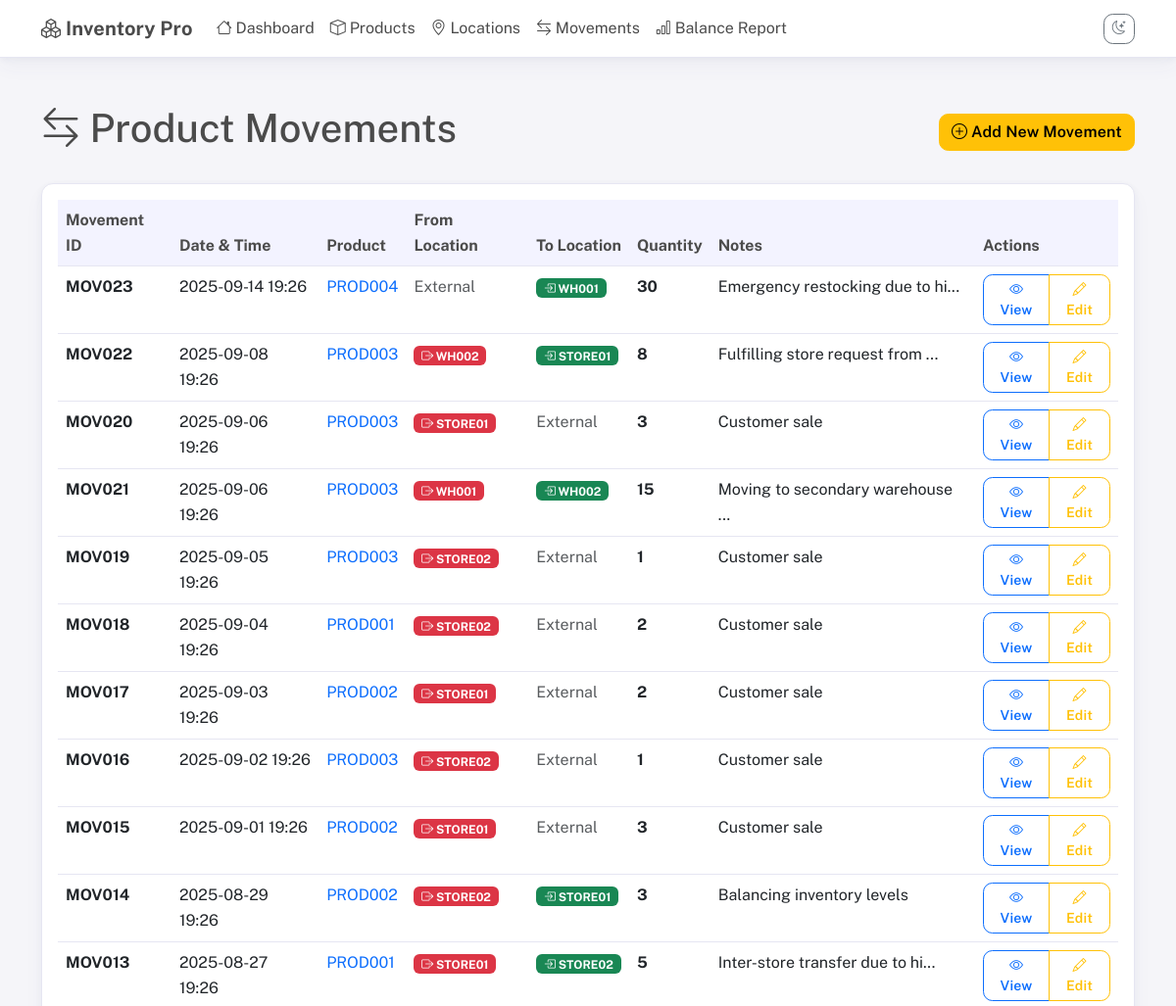
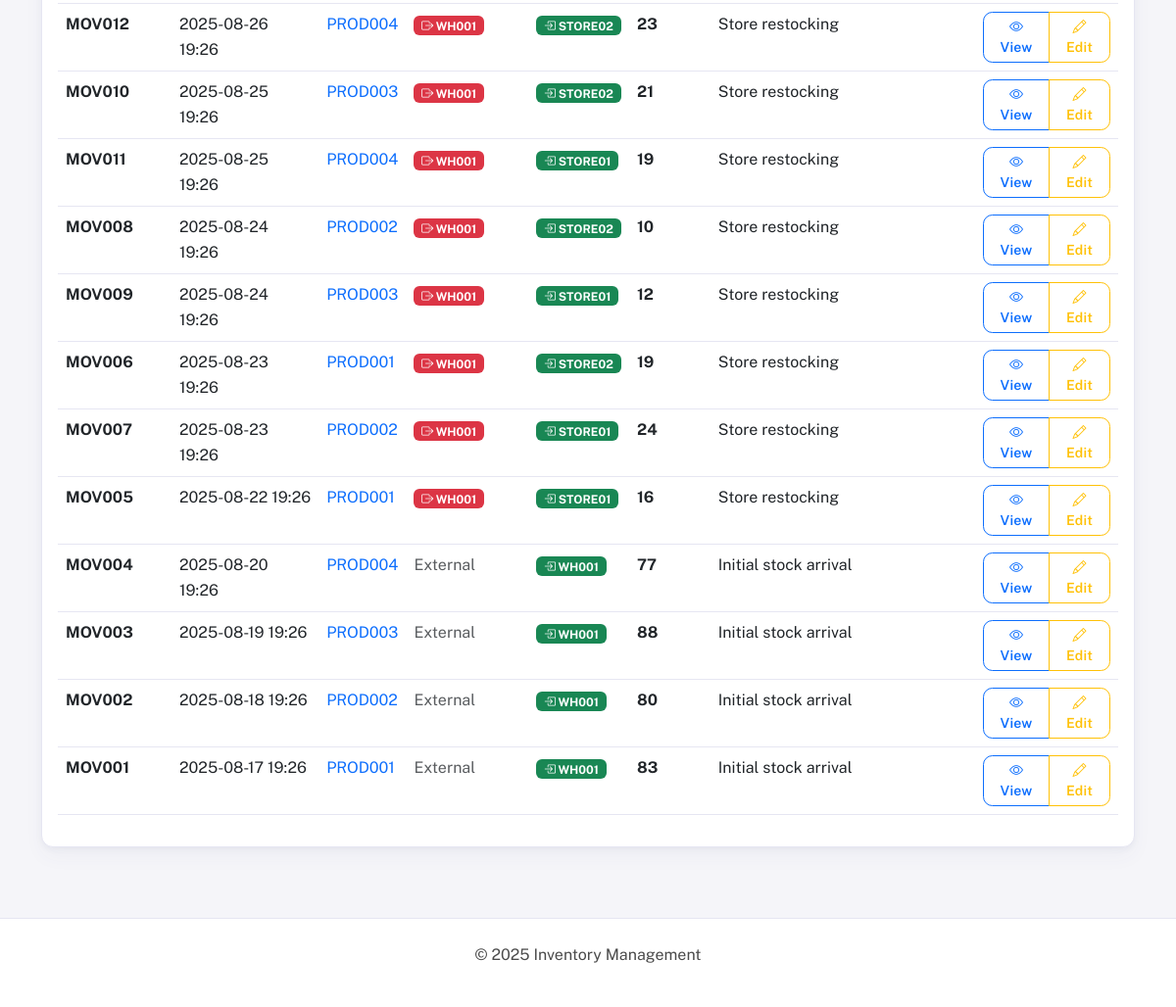
/movements, run on the app's committed database (2 pictures, top to bottom).
### app.py (models this page shows, shortened)
class ProductMovement(db.Model):
    movement_id = db.Column(db.String(50), primary_key=True)
    timestamp = db.Column(db.DateTime, default=datetime.utcnow, nullable=False)
    from_location = db.Column(db.String(50), db.ForeignKey('location.location_id'), nullable=True)
    to_location = db.Column(db.String(50), db.ForeignKey('location.location_id'), nullable=True)
    product_id = db.Column(db.String(50), db.ForeignKey('product.product_id'), nullable=False)
    qty = db.Column(db.Integer, nullable=False)
    notes = db.Column(db.Text)
    product = db.relationship('Product', backref='movements')
    from_loc = db.relationship('Location', foreign_keys=[from_location], backref='outgoing_movements')
    to_loc = db.relationship('Location', foreign_keys=[to_location], backref='incoming_movements')

### app.py (the view)
@app.route('/movements')
def movements():
    movements = ProductMovement.query.order_by(ProductMovement.timestamp.desc()).all()
    return render_template('movements.html', movements=movements)

### templates/movements.html (shortened to what this page needs)
{% extends "base.html" %}
{% block content %}
<div class="container mt-4">
    <div class="d-flex justify-content-between align-items-center mb-4">
        <h1><i class="bi bi-arrow-left-right"></i> Product Movements</h1>
        <a href="{{ url_for('add_movement') }}" class="btn btn-warning">
            <i class="bi bi-plus-circle"></i> Add New Movement
        </a>
    </div>
    {% if movements %}
    <div class="card">
        <div class="card-body">
            <div class="table-responsive">
                <table class="table table-hover">
                    <thead>
                        <tr>
                            <th>Movement ID</th>
                            <th>Date & Time</th>
                            <th>Product</th>
                            <th>From Location</th>
                            <th>To Location</th>
                            <th>Quantity</th>
                            <th>Notes</th>
                            <th>Actions</th>
                        </tr>
                    </thead>
                    <tbody>
                        {% for movement in movements %}
                        <tr>
                            <td><strong>{{ movement.movement_id }}</strong></td>
                            <td>{{ movement.timestamp.strftime('%Y-%m-%d %H:%M') }}</td>
                            <td>
                                <a href="{{ url_for('view_product', product_id=movement.product_id) }}" class="text-decoration-none">
                                    {{ movement.product_id }}
                                </a>
                            </td>
                            <td>
                                {% if movement.from_location %}
                                    <span class="badge bg-danger">
                                        <i class="bi bi-box-arrow-right"></i> {{ movement.from_location }}
                                    </span>
                                {% else %}
                                    <span class="text-muted">External</span>
                                {% endif %}
                            </td>
                            <td>
                                {% if movement.to_location %}
                                    <span class="badge bg-success">
                                        <i class="bi bi-box-arrow-in-right"></i> {{ movement.to_location }}
                                    </span>
                                {% else %}
                                    <span class="text-muted">External</span>
                                {% endif %}
                            </td>
                            <td><strong>{{ movement.qty }}</strong></td>
                            <td>{{ movement.notes[:30] if movement.notes else '-' }}{% if movement.notes and movement.notes|length > 30 %}...{% endif %}</td>
                            <td>
                                <div class="btn-group" role="group">
                                    <a href="{{ url_for('view_movement', movement_id=movement.movement_id) }}"
                                       class="btn btn-sm btn-outline-primary">
                                        <i class="bi bi-eye"></i> View
                                    </a>
                                    <a href="{{ url_for('edit_movement', movement_id=movement.movement_id) }}"
                                       class="btn btn-sm btn-outline-warning">
                                        <i class="bi bi-pencil"></i> Edit
                                    </a>
                                </div>
                            </td>
                        </tr>
                        {% endfor %}
                    </tbody>
                </table>
            </div>
        </div>
    </div>
    {% endif %}
</div>
{% endblock %}

### templates/base.html (shortened to what this page needs)
<!DOCTYPE html>
<html lang="en">
<head>
    <link href="https://cdn.jsdelivr.net/npm/bootstrap@5.3.0/dist/css/bootstrap.min.css" rel="stylesheet">
    <link rel="stylesheet" href="https://cdn.jsdelivr.net/npm/bootstrap-icons@1.10.0/font/bootstrap-icons.css">
</head>
<body>
    <nav class="navbar navbar-expand-lg">
        <div class="container">
            <a class="navbar-brand" href="{{ url_for('index') }}">
                <i class="bi bi-boxes"></i> Inventory Pro
            </a>
            <div class="collapse navbar-collapse" id="navbarNav">
                <ul class="navbar-nav me-auto">
                    <li class="nav-item">
                        <a class="nav-link" href="{{ url_for('index') }}">
                            <i class="bi bi-house"></i> Dashboard
                        </a>
                    </li>
                    <li class="nav-item">
                        <a class="nav-link" href="{{ url_for('products') }}">
                            <i class="bi bi-box"></i> Products
                        </a>
                    </li>
                    <li class="nav-item">
                        <a class="nav-link" href="{{ url_for('locations') }}">
                            <i class="bi bi-geo-alt"></i> Locations
                        </a>
                    </li>
                    <li class="nav-item">
                        <a class="nav-link" href="{{ url_for('movements') }}">
                            <i class="bi bi-arrow-left-right"></i> Movements
                        </a>
                    </li>
                    <li class="nav-item">
                        <a class="nav-link" href="{{ url_for('balance_report') }}">
                            <i class="bi bi-bar-chart"></i> Balance Report
                        </a>
                    </li>
                </ul>
                <div class="d-flex align-items-center gap-2">
                    <button id="themeToggle" class="btn btn-sm btn-outline-secondary" type="button" aria-label="Toggle theme">
                        <i class="bi bi-moon-stars" id="themeIcon"></i>
                    </button>
                </div>
            </div>
        </div>
    </nav>
    <main>
        <div class="content-wrapper">
            {% block content %}{% endblock %}
        </div>
    </main>
    <footer class="app-footer py-4 mt-5">
        <div class="container text-center">
            <p>&copy; 2025 Inventory Management</p>
        </div>
    </footer>
</body>
</html>

### templates/base.html (style rules this page uses)
:root, :root[data-theme="light"], [data-theme="light"] { --bs-primary: #696cff; --bs-primary-rgb: 105,108,255; --bs-secondary: #8592a3; --bs-success: #71dd37; --bs-info: #03c3ec; --bs-warning: #ffab00; --bs-danger: #ff3e1d; --bs-light: #f5f5f9; --bs-dark: #233446; --ui-body-bg: #f5f5f9; --ui-content-bg: #ffffff; --ui-text: #4b4b4b; --ui-muted: #667085; --ui-border: #e6e6f2; --ui-card-shadow: 0 2px 6px rgba(76, 87, 125, 0.06), 0 10px 20px rgba(76, 87, 125, 0.04); }
body { background-color: var(--ui-body-bg); color: var(--ui-text); font-family: 'Public Sans', system-ui, -apple-system, Segoe UI, Roboto, Ubuntu, Cantarell, Noto Sans, "Helvetica Neue", Arial, "Apple Color Emoji", "Segoe UI Emoji", "Segoe UI Symbol", sans-serif; line-height: 1.6; }
.navbar { background-color: var(--ui-content-bg) !important; border-bottom: 1px solid var(--ui-border); box-shadow: var(--ui-card-shadow); }
.navbar .navbar-brand, .navbar .nav-link, .navbar .navbar-text { color: var(--ui-text) !important; }
.navbar-brand { font-weight: 700; font-size: 1.25rem; letter-spacing: .2px; }
.card { background: var(--ui-content-bg); color: var(--ui-text); border: 1px solid var(--ui-border); border-radius: 0.75rem; box-shadow: var(--ui-card-shadow); transition: transform .2s ease, box-shadow .2s ease; }
.btn { border-radius: 0.6rem; font-weight: 600; letter-spacing: .2px; }
.table { color: inherit; }
.table thead th { background: rgba(var(--bs-primary-rgb), .08); color: var(--ui-text); border-bottom-color: var(--ui-border); font-weight: 700; }
.table tbody tr { border-color: var(--ui-border); }
.app-footer { background: var(--ui-content-bg); color: var(--ui-text); border-top: 1px solid var(--ui-border); }
.content-wrapper { padding: 24px 0; }

### data on the page
ProductMovement: movement_id "MOV023", timestamp "2025-09-14 19:26", product_id "PROD004", shows "External", to_location "WH001", qty "30", notes "Emergency restocking due to hi"
ProductMovement: movement_id "MOV022", timestamp "2025-09-08 19:26", product_id "PROD003", from_location "WH002", to_location "STORE01", qty "8", notes "Fulfilling store request from"
ProductMovement: movement_id "MOV020", timestamp "2025-09-06 19:26", product_id "PROD003", from_location "STORE01", shows "External", qty "3", notes "Customer sale"
ProductMovement: movement_id "MOV021", timestamp "2025-09-06 19:26", product_id "PROD003", from_location "WH001", to_location "WH002", qty "15", notes "Moving to secondary warehouse"
ProductMovement: movement_id "MOV019", timestamp "2025-09-05 19:26", product_id "PROD003", from_location "STORE02", shows "External", qty "1", notes "Customer sale"
ProductMovement: movement_id "MOV018", timestamp "2025-09-04 19:26", product_id "PROD001", from_location "STORE02", shows "External", qty "2", notes "Customer sale"
ProductMovement: movement_id "MOV017", timestamp "2025-09-03 19:26", product_id "PROD002", from_location "STORE01", shows "External", qty "2", notes "Customer sale"
ProductMovement: movement_id "MOV016", timestamp "2025-09-02 19:26", product_id "PROD003", from_location "STORE02", shows "External", qty "1", notes "Customer sale"
ProductMovement: movement_id "MOV015", timestamp "2025-09-01 19:26", product_id "PROD002", from_location "STORE01", shows "External", qty "3", notes "Customer sale"
ProductMovement: movement_id "MOV014", timestamp "2025-08-29 19:26", product_id "PROD002", from_location "STORE02", to_location "STORE01", qty "3", notes "Balancing inventory levels"
ProductMovement: movement_id "MOV013", timestamp "2025-08-27 19:26", product_id "PROD001", from_location "STORE01", to_location "STORE02", qty "5", notes "Inter-store transfer due to hi"
ProductMovement: movement_id "MOV012", timestamp "2025-08-26 19:26", product_id "PROD004", from_location "WH001", to_location "STORE02", qty "23", notes "Store restocking"
ProductMovement: movement_id "MOV010", timestamp "2025-08-25 19:26", product_id "PROD003", from_location "WH001", to_location "STORE02", qty "21", notes "Store restocking"
ProductMovement: movement_id "MOV011", timestamp "2025-08-25 19:26", product_id "PROD004", from_location "WH001", to_location "STORE01", qty "19", notes "Store restocking"
ProductMovement: movement_id "MOV008", timestamp "2025-08-24 19:26", product_id "PROD002", from_location "WH001", to_location "STORE02", qty "10", notes "Store restocking"
ProductMovement: movement_id "MOV009", timestamp "2025-08-24 19:26", product_id "PROD003", from_location "WH001", to_location "STORE01", qty "12", notes "Store restocking"
ProductMovement: movement_id "MOV006", timestamp "2025-08-23 19:26", product_id "PROD001", from_location "WH001", to_location "STORE02", qty "19", notes "Store restocking"
ProductMovement: movement_id "MOV007", timestamp "2025-08-23 19:26", product_id "PROD002", from_location "WH001", to_location "STORE01", qty "24", notes "Store restocking"
ProductMovement: movement_id "MOV005", timestamp "2025-08-22 19:26", product_id "PROD001", from_location "WH001", to_location "STORE01", qty "16", notes "Store restocking"
ProductMovement: movement_id "MOV004", timestamp "2025-08-20 19:26", product_id "PROD004", shows "External", to_location "WH001", qty "77", notes "Initial stock arrival"
ProductMovement: movement_id "MOV003", timestamp "2025-08-19 19:26", product_id "PROD003", shows "External", to_location "WH001", qty "88", notes "Initial stock arrival"
ProductMovement: movement_id "MOV002", timestamp "2025-08-18 19:26", product_id "PROD002", shows "External", to_location "WH001", qty "80", notes "Initial stock arrival"
ProductMovement: movement_id "MOV001", timestamp "2025-08-17 19:26", product_id "PROD001", shows "External", to_location "WH001", qty "83", notes "Initial stock arrival"
